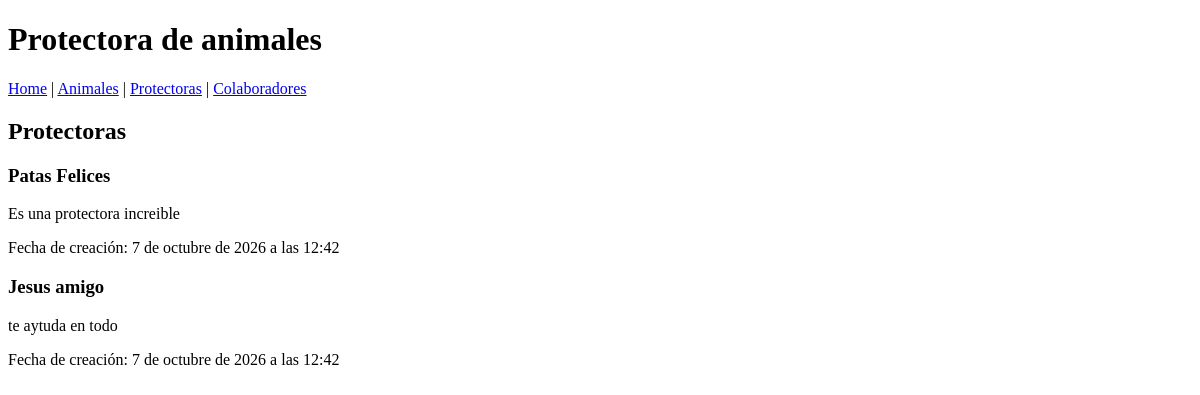
The page /protectoras/ on the database as committed earlier.
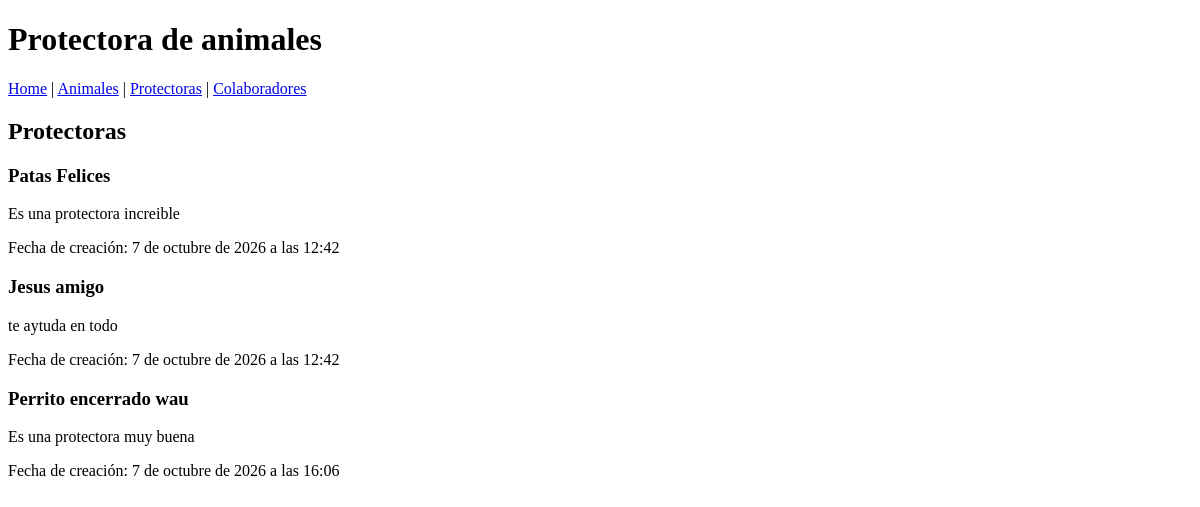
The same page on the database as committed later.
### animales/models.py (models this page shows, shortened)
class Protectora(models.Model):
    nombre = models.CharField(max_length=100)
    descripcion = models.TextField()
    fecha_creacion = models.DateTimeField(default=timezone.now)

### animales/views.py (the view)
# urls.py: path('protectoras/', views.protectora_list, name='protectora_list'),
def protectora_list(request):
    protectoras = Protectora.objects.all()
    return render(request, 'animales/protectora_list.html', {'protectoras_mostrar': protectoras})

### animales/templates/animales/protectora_list.html (shortened to what this page needs)
<!DOCTYPE html>
<html lang="es">
<head>
</head>
<body>
    <header>
        <h1>Protectora de animales</h1>
        <nav>
            <a href="{% url 'index' %}">Home</a> |
            <a href="{% url 'animal_list' %}">Animales</a> |
            <a href="{% url 'protectora_list' %}">Protectoras</a> |
            <a href="{% url 'colaborador_list' %}">Colaboradores</a>
        </nav>
    </header>
    <h2>Protectoras</h2>
    {% for protectora in protectoras_mostrar %}
        <article>
            <h3>{{ protectora.nombre }}</h3>
            <p>{{ protectora.descripcion|linebreaksbr }}</p>
            <p>Fecha de creación: {{ protectora.fecha_creacion }}</p>
        </article>
    {% empty %}
        <p>No hay protectoras registradas.</p>
    {% endfor %}
</body>
</html>

Rows that differ between the two databases and show on the page:
added Protectora: nombre "Perrito encerrado wau", descripcion "Es una protectora muy buena", fecha_creacion "7 de octubre de 2026 a las 16:06"
